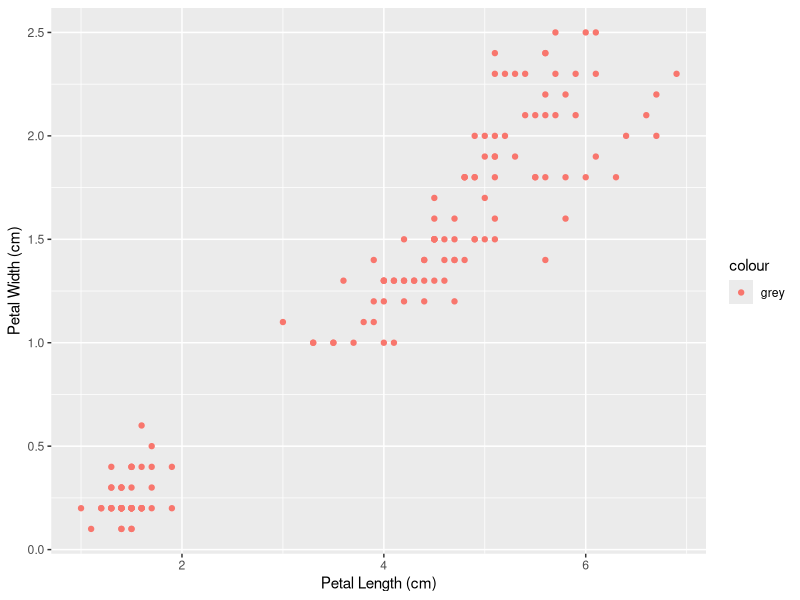

Here is the R script that generated this plot:
## ---- chunk 1
knitr::opts_chunk$set(echo = TRUE)
## ---- chunk 2
library(tidyverse)
iris
## ---- chunk 3
iris_scatter <- ggplot(iris, aes(x = Petal.Length, y = Petal.Width)) +
  geom_point(aes(color = "grey")) +
  labs(x = "Petal Length (cm)", y = "Petal Width (cm)")

iris_scatter
